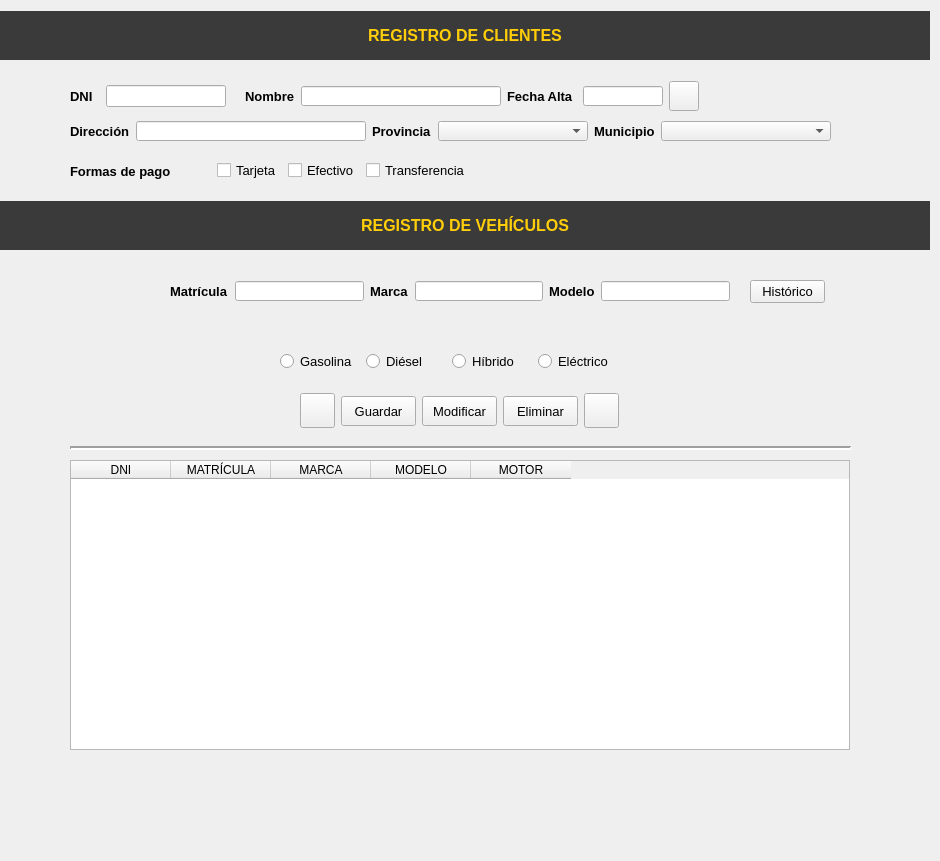
    <widget class="QWidget" name="tab">
     <attribute name="title">
      <string>Clientes</string>
     </attribute>
     <widget class="QWidget" name="layoutWidget">
      <property name="geometry">
       <rect>
        <x>70</x>
        <y>160</y>
        <width>401</width>
        <height>22</height>
       </rect>
      </property>
      <layout class="QHBoxLayout" name="horizontalLayout_6">
       <item>
        <widget class="QLabel" name="lblFormasPago">
         <property name="font">
          <font>
           <pointsize>10</pointsize>
           <weight>75</weight>
           <bold>true</bold>
          </font>
         </property>
         <property name="text">
          <string>Formas de pago</string>
         </property>
        </widget>
       </item>
       <item>
        <spacer name="horizontalSpacer">
         <property name="orientation">
          <enum>Qt::Horizontal</enum>
         </property>
         <property name="sizeHint" stdset="0">
          <size>
           <width>40</width>
           <height>20</height>
          </size>
         </property>
        </spacer>
       </item>
       <item>
        <widget class="QCheckBox" name="ckbTarjeta">
         <property name="font">
          <font>
           <pointsize>10</pointsize>
          </font>
         </property>
         <property name="text">
          <string>Tarjeta</string>
         </property>
         <attribute name="buttonGroup">
          <string notr="true">btnGrupoPagos</string>
         </attribute>
        </widget>
       </item>
       <item>
        <widget class="QCheckBox" name="ckbEfectivo">
         <property name="font">
          <font>
           <pointsize>10</pointsize>
          </font>
         </property>
         <property name="text">
          <string>Efectivo</string>
         </property>
         <attribute name="buttonGroup">
          <string notr="true">btnGrupoPagos</string>
         </attribute>
        </widget>
       </item>
       <item>
        <widget class="QCheckBox" name="ckbTransferencia">
         <property name="font">
          <font>
           <pointsize>10</pointsize>
          </font>
         </property>
         <property name="text">
          <string>Transferencia</string>
         </property>
         <attribute name="buttonGroup">
          <string notr="true">btnGrupoPagos</string>
         </attribute>
        </widget>
       </item>
      </layout>
     </widget>
     <widget class="QWidget" name="layoutWidget_2">
      <property name="geometry">
       <rect>
        <x>300</x>
        <y>390</y>
        <width>321</width>
        <height>42</height>
       </rect>
      </property>
      <layout class="QHBoxLayout" name="horizontalLayout_4">
       <item>
        <widget class="QPushButton" name="btnBuscar">
         <property name="minimumSize">
          <size>
           <width>35</width>
           <height>35</height>
          </size>
         </property>
         <property name="maximumSize">
          <size>
           <width>35</width>
           <height>35</height>
          </size>
         </property>
         <property name="text">
          <string/>
         </property>
         <property name="icon">
          <iconset>
           <normaloff>../img/buscar.png</normaloff>../img/buscar.png</iconset>
         </property>
         <property name="iconSize">
          <size>
           <width>30</width>
           <height>30</height>
          </size>
         </property>
        </widget>
       </item>
       <item>
        <widget class="QPushButton" name="btnGuardarCli">
         <property name="minimumSize">
          <size>
           <width>75</width>
           <height>30</height>
          </size>
         </property>
         <property name="maximumSize">
          <size>
           <width>75</width>
           <height>30</height>
          </size>
         </property>
         <property name="font">
          <font>
           <pointsize>10</pointsize>
          </font>
         </property>
         <property name="text">
          <string>Guardar</string>
         </property>
        </widget>
       </item>
       <item>
        <widget class="QPushButton" name="btnModifCli">
         <property name="minimumSize">
          <size>
           <width>75</width>
           <height>30</height>
          </size>
         </property>
         <property name="maximumSize">
          <size>
           <width>75</width>
           <height>30</height>
          </size>
         </property>
         <property name="font">
          <font>
           <pointsize>10</pointsize>
          </font>
         </property>
         <property name="text">
          <string>Modificar</string>
         </property>
        </widget>
       </item>
       <item>
        <widget class="QPushButton" name="btnBorraCli">
         <property name="minimumSize">
          <size>
           <width>75</width>
           <height>30</height>
          </size>
         </property>
         <property name="maximumSize">
          <size>
           <width>75</width>
           <height>30</height>
          </size>
         </property>
         <property name="font">
          <font>
           <pointsize>10</pointsize>
          </font>
         </property>
         <property name="text">
          <string>Eliminar</string>
         </property>
        </widget>
       </item>
       <item>
        <widget class="QPushButton" name="btnLimpiar">
         <property name="minimumSize">
          <size>
           <width>35</width>
           <height>35</height>
          </size>
         </property>
         <property name="maximumSize">
          <size>
           <width>35</width>
           <height>35</height>
          </size>
         </property>
         <property name="text">
          <string/>
         </property>
         <property name="icon">
          <iconset>
           <normaloff>../img/limpiarCasillas.png</normaloff>../img/limpiarCasillas.png</iconset>
         </property>
         <property name="iconSize">
          <size>
           <width>30</width>
           <height>30</height>
          </size>
         </property>
        </widget>
       </item>
      </layout>
     </widget>
     <widget class="QWidget" name="layoutWidget_3">
      <property name="geometry">
       <rect>
        <x>280</x>
        <y>350</y>
        <width>340</width>
        <height>22</height>
       </rect>
      </property>
      <layout class="QHBoxLayout" name="horizontalLayout_3">
       <item>
        <widget class="QRadioButton" name="rbtGas">
         <property name="minimumSize">
          <size>
           <width>80</width>
           <height>20</height>
          </size>
         </property>
         <property name="maximumSize">
          <size>
           <width>80</width>
           <height>20</height>
          </size>
         </property>
         <property name="font">
          <font>
           <pointsize>10</pointsize>
          </font>
         </property>
         <property name="text">
          <string>Gasolina</string>
         </property>
        </widget>
       </item>
       <item>
        <widget class="QRadioButton" name="rbtDie">
         <property name="minimumSize">
          <size>
           <width>80</width>
           <height>20</height>
          </size>
         </property>
         <property name="maximumSize">
          <size>
           <width>80</width>
           <height>20</height>
          </size>
         </property>
         <property name="font">
          <font>
           <pointsize>10</pointsize>
          </font>
         </property>
         <property name="text">
          <string>Diésel</string>
         </property>
        </widget>
       </item>
       <item>
        <widget class="QRadioButton" name="rbtHib">
         <property name="minimumSize">
          <size>
           <width>80</width>
           <height>20</height>
          </size>
         </property>
         <property name="maximumSize">
          <size>
           <width>80</width>
           <height>20</height>
          </size>
         </property>
         <property name="font">
          <font>
           <pointsize>10</pointsize>
          </font>
         </property>
         <property name="text">
          <string>Híbrido</string>
         </property>
        </widget>
       </item>
       <item>
        <widget class="QRadioButton" name="rbtEle">
         <property name="minimumSize">
          <size>
           <width>80</width>
           <height>20</height>
          </size>
         </property>
         <property name="maximumSize">
          <size>
           <width>80</width>
           <height>20</height>
          </size>
         </property>
         <property name="font">
          <font>
           <pointsize>10</pointsize>
          </font>
         </property>
         <property name="text">
          <string>Eléctrico</string>
         </property>
        </widget>
       </item>
      </layout>
     </widget>
     <widget class="QTableWidget" name="tabCli">
      <property name="enabled">
       <bool>true</bool>
      </property>
      <property name="geometry">
       <rect>
        <x>70</x>
        <y>460</y>
        <width>780</width>
        <height>290</height>
       </rect>
      </property>
      <property name="minimumSize">
       <size>
        <width>780</width>
        <height>290</height>
       </size>
      </property>
      <property name="maximumSize">
       <size>
        <width>780</width>
        <height>290</height>
       </size>
      </property>
      <property name="editTriggers">
       <set>QAbstractItemView::NoEditTriggers</set>
      </property>
      <property name="selectionBehavior">
       <enum>QAbstractItemView::SelectRows</enum>
      </property>
      <column>
       <property name="text">
        <string>DNI</string>
       </property>
      </column>
      <column>
       <property name="text">
        <string>MATRÍCULA</string>
       </property>
      </column>
      <column>
       <property name="text">
        <string>MARCA</string>
       </property>
      </column>
      <column>
       <property name="text">
        <string>MODELO</string>
       </property>
      </column>
      <column>
       <property name="text">
        <string>MOTOR</string>
       </property>
      </column>
     </widget>
     <widget class="Line" name="line_3">
      <property name="geometry">
       <rect>
        <x>70</x>
        <y>440</y>
        <width>781</width>
        <height>16</height>
       </rect>
      </property>
      <property name="lineWidth">
       <number>2</number>
      </property>
      <property name="orientation">
       <enum>Qt::Horizontal</enum>
      </property>
     </widget>
     <widget class="QWidget" name="layoutWidget_5">
      <property name="geometry">
       <rect>
        <x>70</x>
        <y>120</y>
        <width>761</width>
        <height>22</height>
       </rect>
      </property>
      <layout class="QHBoxLayout" name="horizontalLayout_2">
       <item>
        <widget class="QLabel" name="lblDirCli">
         <property name="font">
          <font>
           <pointsize>10</pointsize>
           <weight>75</weight>
           <bold>true</bold>
          </font>
         </property>
         <property name="text">
          <string>Dirección</string>
         </property>
        </widget>
       </item>
       <item>
        <widget class="QLineEdit" name="txtDirCli">
         <property name="minimumSize">
          <size>
           <width>230</width>
           <height>20</height>
          </size>
         </property>
         <property name="maximumSize">
          <size>
           <width>230</width>
           <height>20</height>
          </size>
         </property>
        </widget>
       </item>
       <item>
        <widget class="QLabel" name="lblProCli">
         <property name="font">
          <font>
           <pointsize>10</pointsize>
           <weight>75</weight>
           <bold>true</bold>
          </font>
         </property>
         <property name="text">
          <string>Provincia</string>
         </property>
        </widget>
       </item>
       <item>
        <widget class="QComboBox" name="cmbProCli">
         <property name="minimumSize">
          <size>
           <width>150</width>
           <height>20</height>
          </size>
         </property>
         <property name="maximumSize">
          <size>
           <width>150</width>
           <height>20</height>
          </size>
         </property>
        </widget>
       </item>
       <item>
        <widget class="QLabel" name="lblMunCli">
         <property name="font">
          <font>
           <pointsize>10</pointsize>
           <weight>75</weight>
           <bold>true</bold>
          </font>
         </property>
         <property name="text">
          <string>Municipio</string>
         </property>
        </widget>
       </item>
       <item>
        <widget class="QComboBox" name="cmbMunCli">
         <property name="minimumSize">
          <size>
           <width>170</width>
           <height>20</height>
          </size>
         </property>
         <property name="maximumSize">
          <size>
           <width>170</width>
           <height>20</height>
          </size>
         </property>
        </widget>
       </item>
      </layout>
     </widget>
     <widget class="QWidget" name="layoutWidget_6">
      <property name="geometry">
       <rect>
        <x>70</x>
        <y>80</y>
        <width>629</width>
        <height>32</height>
       </rect>
      </property>
      <layout class="QHBoxLayout" name="horizontalLayout">
       <item>
        <widget class="QLabel" name="lblDniCli">
         <property name="minimumSize">
          <size>
           <width>30</width>
           <height>20</height>
          </size>
         </property>
         <property name="maximumSize">
          <size>
           <width>30</width>
           <height>20</height>
          </size>
         </property>
         <property name="font">
          <font>
           <pointsize>10</pointsize>
           <weight>75</weight>
           <bold>true</bold>
          </font>
         </property>
         <property name="text">
          <string>DNI</string>
         </property>
        </widget>
       </item>
       <item>
        <widget class="QLineEdit" name="txtDniCli">
         <property name="minimumSize">
          <size>
           <width>120</width>
           <height>20</height>
          </size>
         </property>
         <property name="maximumSize">
          <size>
           <width>100</width>
           <height>16777215</height>
          </size>
         </property>
        </widget>
       </item>
       <item>
        <widget class="QLabel" name="lblValidarDni">
         <property name="text">
          <string/>
         </property>
        </widget>
       </item>
       <item>
        <widget class="QLabel" name="lblNombreCli">
         <property name="minimumSize">
          <size>
           <width>50</width>
           <height>20</height>
          </size>
         </property>
         <property name="maximumSize">
          <size>
           <width>50</width>
           <height>20</height>
          </size>
         </property>
         <property name="font">
          <font>
           <pointsize>10</pointsize>
           <weight>75</weight>
           <bold>true</bold>
          </font>
         </property>
         <property name="text">
          <string>Nombre</string>
         </property>
        </widget>
       </item>
       <item>
        <widget class="QLineEdit" name="txtNombreCli">
         <property name="minimumSize">
          <size>
           <width>200</width>
           <height>20</height>
          </size>
         </property>
         <property name="maximumSize">
          <size>
           <width>200</width>
           <height>20</height>
          </size>
         </property>
        </widget>
       </item>
       <item>
        <widget class="QLabel" name="lblFechaCli">
         <property name="minimumSize">
          <size>
           <width>70</width>
           <height>20</height>
          </size>
         </property>
         <property name="maximumSize">
          <size>
           <width>70</width>
           <height>65</height>
          </size>
         </property>
         <property name="font">
          <font>
           <pointsize>10</pointsize>
           <weight>75</weight>
           <bold>true</bold>
          </font>
         </property>
         <property name="text">
          <string>Fecha Alta</string>
         </property>
        </widget>
       </item>
       <item>
        <widget class="QLineEdit" name="txtFechaCli">
         <property name="minimumSize">
          <size>
           <width>80</width>
           <height>20</height>
          </size>
         </property>
         <property name="maximumSize">
          <size>
           <width>80</width>
           <height>20</height>
          </size>
         </property>
        </widget>
       </item>
       <item>
        <widget class="QPushButton" name="btnFechaCli">
         <property name="minimumSize">
          <size>
           <width>30</width>
           <height>30</height>
          </size>
         </property>
         <property name="maximumSize">
          <size>
           <width>30</width>
           <height>30</height>
          </size>
         </property>
         <property name="text">
          <string/>
         </property>
         <property name="icon">
          <iconset>
           <normaloff>../img/calendario.png</normaloff>../img/calendario.png</iconset>
         </property>
         <property name="iconSize">
          <size>
           <width>24</width>
           <height>24</height>
          </size>
         </property>
        </widget>
       </item>
      </layout>
     </widget>
     <widget class="QWidget" name="layoutWidget_7">
      <property name="geometry">
       <rect>
        <x>170</x>
        <y>280</y>
        <width>560</width>
        <height>22</height>
       </rect>
      </property>
      <layout class="QHBoxLayout" name="horizontalLayout_5">
       <item>
        <widget class="QLabel" name="lblMatr">
         <property name="font">
          <font>
           <pointsize>10</pointsize>
           <weight>75</weight>
           <bold>true</bold>
          </font>
         </property>
         <property name="text">
          <string>Matrícula</string>
         </property>
        </widget>
       </item>
       <item>
        <widget class="QLineEdit" name="txtMatr">
         <property name="minimumSize">
          <size>
           <width>0</width>
           <height>20</height>
          </size>
         </property>
         <property name="maximumSize">
          <size>
           <width>16777215</width>
           <height>20</height>
          </size>
         </property>
        </widget>
       </item>
       <item>
        <widget class="QLabel" name="lblMarca">
         <property name="font">
          <font>
           <pointsize>10</pointsize>
           <weight>75</weight>
           <bold>true</bold>
          </font>
         </property>
         <property name="text">
          <string>Marca</string>
         </property>
        </widget>
       </item>
       <item>
        <widget class="QLineEdit" name="txtMarca">
         <property name="minimumSize">
          <size>
           <width>0</width>
           <height>20</height>
          </size>
         </property>
         <property name="maximumSize">
          <size>
           <width>16777215</width>
           <height>20</height>
          </size>
         </property>
        </widget>
       </item>
       <item>
        <widget class="QLabel" name="lblModelo">
         <property name="font">
          <font>
           <pointsize>10</pointsize>
           <weight>75</weight>
           <bold>true</bold>
          </font>
         </property>
         <property name="text">
          <string>Modelo</string>
         </property>
        </widget>
       </item>
       <item>
        <widget class="QLineEdit" name="txtModelo">
         <property name="minimumSize">
          <size>
           <width>0</width>
           <height>20</height>
          </size>
         </property>
         <property name="maximumSize">
          <size>
           <width>16777215</width>
           <height>20</height>
          </size>
         </property>
        </widget>
       </item>
      </layout>
     </widget>
     <widget class="QLabel" name="label_5">
      <property name="geometry">
       <rect>
        <x>630</x>
        <y>320</y>
        <width>221</width>
        <height>121</height>
       </rect>
      </property>
      <property name="text">
       <string/>
      </property>
      <property name="pixmap">
       <pixmap>../img/decoraciones/motero.jpg</pixmap>
      </property>
      <property name="scaledContents">
       <bool>true</bool>
      </property>
     </widget>
     <widget class="QLabel" name="label_6">
      <property name="geometry">
       <rect>
        <x>70</x>
        <y>320</y>
        <width>201</width>
        <height>121</height>
       </rect>
      </property>
      <property name="text">
       <string/>
      </property>
      <property name="pixmap">
       <pixmap>../img/decoraciones/motero2.jpg</pixmap>
      </property>
      <property name="scaledContents">
       <bool>true</bool>
      </property>
     </widget>
     <widget class="QWidget" name="layoutWidget">
      <property name="geometry">
       <rect>
        <x>0</x>
        <y>10</y>
        <width>931</width>
        <height>51</height>
       </rect>
      </property>
      <layout class="QHBoxLayout" name="horizontalLayout_8">
       <property name="spacing">
        <number>0</number>
       </property>
       <item>
        <widget class="QLabel" name="label">
         <property name="maximumSize">
          <size>
           <width>330</width>
           <height>49</height>
          </size>
         </property>
         <property name="styleSheet">
          <string notr="true">background-color: rgb(58, 58, 58);</string>
         </property>
         <property name="text">
          <string/>
         </property>
         <property name="pixmap">
          <pixmap>../img/decoraciones/llamaradas.png</pixmap>
         </property>
         <property name="scaledContents">
          <bool>true</bool>
         </property>
        </widget>
       </item>
       <item>
        <widget class="QLabel" name="lblTituloCli">
         <property name="minimumSize">
          <size>
           <width>150</width>
           <height>20</height>
          </size>
         </property>
         <property name="maximumSize">
          <size>
           <width>270</width>
           <height>49</height>
          </size>
         </property>
         <property name="font">
          <font>
           <pointsize>12</pointsize>
           <weight>75</weight>
           <bold>true</bold>
          </font>
         </property>
         <property name="styleSheet">
          <string notr="true">color: rgb(255, 206, 8);
background-color: rgb(58, 58, 58);</string>
         </property>
         <property name="frameShape">
          <enum>QFrame::NoFrame</enum>
         </property>
         <property name="text">
          <string>REGISTRO DE CLIENTES</string>
         </property>
         <property name="alignment">
          <set>Qt::AlignCenter</set>
         </property>
        </widget>
       </item>
       <item>
        <widget class="QLabel" name="label_2">
         <property name="maximumSize">
          <size>
           <width>330</width>
           <height>49</height>
          </size>
         </property>
         <property name="styleSheet">
          <string notr="true">background-color: rgb(58, 58, 58);</string>
         </property>
         <property name="text">
          <string/>
         </property>
         <property name="pixmap">
          <pixmap>../img/decoraciones/llamaradas2.png</pixmap>
         </property>
         <property name="scaledContents">
          <bool>true</bool>
         </property>
        </widget>
       </item>
      </layout>
     </widget>
     <widget class="QWidget" name="layoutWidget">
      <property name="geometry">
       <rect>
        <x>0</x>
        <y>200</y>
        <width>931</width>
        <height>51</height>
       </rect>
      </property>
      <layout class="QHBoxLayout" name="horizontalLayout_9">
       <property name="spacing">
        <number>0</number>
       </property>
       <item>
        <widget class="QLabel" name="label_3">
         <property name="maximumSize">
          <size>
           <width>330</width>
           <height>49</height>
          </size>
         </property>
         <property name="styleSheet">
          <string notr="true">background-color: rgb(58, 58, 58);</string>
         </property>
         <property name="text">
          <string/>
         </property>
         <property name="pixmap">
          <pixmap>../img/decoraciones/llamaradas.png</pixmap>
         </property>
         <property name="scaledContents">
          <bool>true</bool>
         </property>
        </widget>
       </item>
       <item>
        <widget class="QLabel" name="lblTituloVehi">
         <property name="minimumSize">
          <size>
           <width>150</width>
           <height>20</height>
          </size>
         </property>
         <property name="maximumSize">
          <size>
           <width>270</width>
           <height>49</height>
          </size>
         </property>
         <property name="font">
          <font>
           <pointsize>12</pointsize>
           <weight>75</weight>
           <bold>true</bold>
          </font>
         </property>
         <property name="styleSheet">
          <string notr="true">background-color: rgb(58, 58, 58);
color: rgb(255, 206, 8);</string>
         </property>
         <property name="text">
          <string>REGISTRO DE VEHÍCULOS</string>
         </property>
         <property name="alignment">
          <set>Qt::AlignCenter</set>
         </property>
        </widget>
       </item>
       <item>
        <widget class="QLabel" name="label_4">
         <property name="minimumSize">
          <size>
           <width>0</width>
           <height>0</height>
          </size>
         </property>
         <property name="maximumSize">
          <size>
           <width>330</width>
           <height>49</height>
          </size>
         </property>
         <property name="styleSheet">
          <string notr="true">background-color: rgb(58, 58, 58);</string>
         </property>
         <property name="text">
          <string/>
         </property>
         <property name="pixmap">
          <pixmap>../img/decoraciones/llamaradas2.png</pixmap>
         </property>
         <property name="scaledContents">
          <bool>true</bool>
         </property>
        </widget>
       </item>
      </layout>
     </widget>
     <widget class="QLabel" name="label_8">
      <property name="geometry">
       <rect>
        <x>860</x>
        <y>60</y>
        <width>47</width>
        <height>141</height>
       </rect>
      </property>
      <property name="maximumSize">
       <size>
        <width>50</width>
        <height>150</height>
       </size>
      </property>
      <property name="text">
       <string/>
      </property>
      <property name="pixmap">
       <pixmap>../img/decoraciones/cadena.png</pixmap>
      </property>
      <property name="scaledContents">
       <bool>true</bool>
      </property>
     </widget>
     <widget class="QLabel" name="label_7">
      <property name="geometry">
       <rect>
        <x>10</x>
        <y>60</y>
        <width>47</width>
        <height>141</height>
       </rect>
      </property>
      <property name="maximumSize">
       <size>
        <width>50</width>
        <height>150</height>
       </size>
      </property>
      <property name="text">
       <string/>
      </property>
      <property name="pixmap">
       <pixmap>../img/decoraciones/cadena.png</pixmap>
      </property>
      <property name="scaledContents">
       <bool>true</bool>
      </property>
     </widget>
     <widget class="QWidget" name="layoutWidget">
      <property name="geometry">
       <rect>
        <x>10</x>
        <y>250</y>
        <width>52</width>
        <height>602</height>
       </rect>
      </property>
      <layout class="QVBoxLayout" name="verticalLayout_2">
       <property name="spacing">
        <number>0</number>
       </property>
       <item>
        <widget class="QLabel" name="label_9">
         <property name="maximumSize">
          <size>
           <width>50</width>
           <height>150</height>
          </size>
         </property>
         <property name="text">
          <string/>
         </property>
         <property name="pixmap">
          <pixmap>../img/decoraciones/cadena.png</pixmap>
         </property>
         <property name="scaledContents">
          <bool>true</bool>
         </property>
        </widget>
       </item>
       <item>
        <widget class="QLabel" name="label_10">
         <property name="maximumSize">
          <size>
           <width>50</width>
           <height>150</height>
          </size>
         </property>
         <property name="text">
          <string/>
         </property>
         <property name="pixmap">
          <pixmap>../img/decoraciones/cadena.png</pixmap>
         </property>
         <property name="scaledContents">
          <bool>true</bool>
         </property>
        </widget>
       </item>
       <item>
        <widget class="QLabel" name="label_11">
         <property name="maximumSize">
          <size>
           <width>50</width>
           <height>150</height>
          </size>
         </property>
         <property name="text">
          <string/>
         </property>
         <property name="pixmap">
          <pixmap>../img/decoraciones/cadena.png</pixmap>
         </property>
         <property name="scaledContents">
          <bool>true</bool>
         </property>
        </widget>
       </item>
       <item>
        <widget class="QLabel" name="label_12">
         <property name="maximumSize">
          <size>
           <width>50</width>
           <height>150</height>
          </size>
         </property>
         <property name="text">
          <string/>
         </property>
         <property name="pixmap">
          <pixmap>../img/decoraciones/cadena.png</pixmap>
         </property>
         <property name="scaledContents">
          <bool>true</bool>
         </property>
        </widget>
       </item>
      </layout>
     </widget>
     <widget class="QWidget" name="layoutWidget">
      <property name="geometry">
       <rect>
        <x>860</x>
        <y>250</y>
        <width>52</width>
        <height>602</height>
       </rect>
      </property>
      <layout class="QVBoxLayout" name="verticalLayout">
       <property name="spacing">
        <number>0</number>
       </property>
       <item>
        <widget class="QLabel" name="label_13">
         <property name="maximumSize">
          <size>
           <width>50</width>
           <height>150</height>
          </size>
         </property>
         <property name="text">
          <string/>
         </property>
         <property name="pixmap">
          <pixmap>../img/decoraciones/cadena.png</pixmap>
         </property>
         <property name="scaledContents">
          <bool>true</bool>
         </property>
        </widget>
       </item>
       <item>
        <widget class="QLabel" name="label_14">
         <property name="maximumSize">
          <size>
           <width>50</width>
           <height>150</height>
          </size>
         </property>
         <property name="text">
          <string/>
         </property>
         <property name="pixmap">
          <pixmap>../img/decoraciones/cadena.png</pixmap>
         </property>
         <property name="scaledContents">
          <bool>true</bool>
         </property>
        </widget>
       </item>
       <item>
        <widget class="QLabel" name="label_15">
         <property name="maximumSize">
          <size>
           <width>50</width>
           <height>150</height>
          </size>
         </property>
         <property name="text">
          <string/>
         </property>
         <property name="pixmap">
          <pixmap>../img/decoraciones/cadena.png</pixmap>
         </property>
         <property name="scaledContents">
          <bool>true</bool>
         </property>
        </widget>
       </item>
       <item>
        <widget class="QLabel" name="label_16">
         <property name="maximumSize">
          <size>
           <width>50</width>
           <height>150</height>
          </size>
         </property>
         <property name="text">
          <string/>
         </property>
         <property name="pixmap">
          <pixmap>../img/decoraciones/cadena.png</pixmap>
         </property>
         <property name="scaledContents">
          <bool>true</bool>
         </property>
        </widget>
       </item>
      </layout>
     </widget>
     <widget class="QPushButton" name="btnHist">
      <property name="geometry">
       <rect>
        <x>750</x>
        <y>280</y>
        <width>75</width>
        <height>23</height>
       </rect>
      </property>
      <property name="font">
       <font>
        <pointsize>10</pointsize>
       </font>
      </property>
      <property name="text">
       <string>Histórico</string>
      </property>
     </widget>
    </widget>
